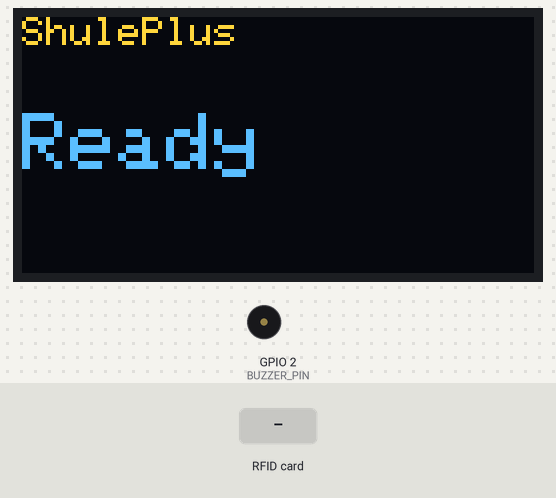
This sketch was run on a simulated Seeed XIAO ESP32-C3. Shown: 128×64 one-colour display, buzzer (waves = sounding, pin HIGH). Inputs (shaded band) come from the test bench. The OLED is the two-colour kind (top 16 rows yellow); what the sketch prints to the serial monitor is not drawn.

Above: at 1.6 s.
1.7 s: RFID card 5E 7A 19 C4 held to the reader
At 2.24 s:
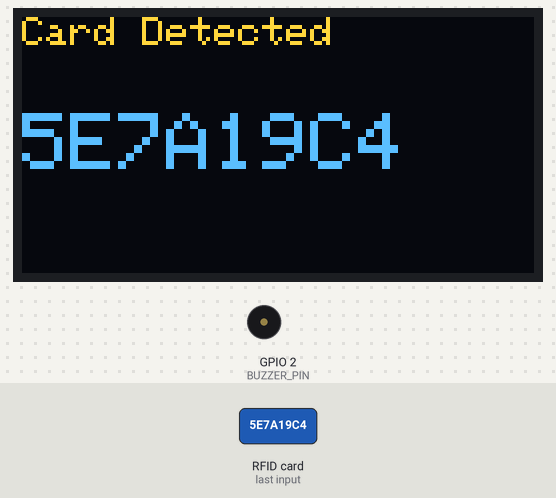
At 3.1 s:
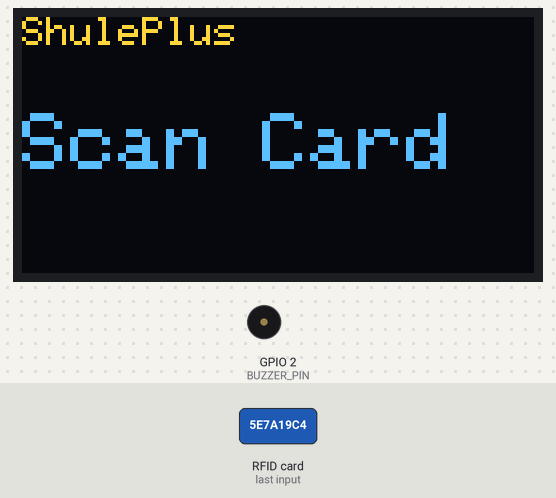
Timing chart, 0 to 4.7 s (numbered marks = the images above; inputs shaded):
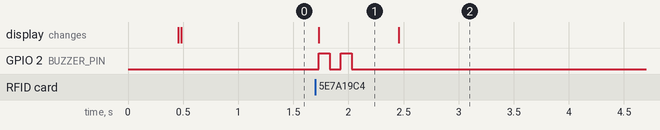

Measured:
- after the input at 1.7 s, GPIO 2 (BUZZER_PIN): alternates HIGH for 0.10 s and LOW for 0.10 s, 4 changes in all, then stays LOW, starting at once; the display: changes at once (image 1)
- what the display in image 1 shows lasts 0.8 s, from 1.7 s to 2.5 s

The sketch:

ShulePlus_Card_Reader.ino
```cpp
/*
 * ShulePlus Card Reader (USB plug-and-play)
 * Hardware: XIAO ESP32-C3 + PN532 RFID + OLED
 *
 * Use in Super Admin → Smart Access to assign or edit student/staff RFID cards.
 * Connect via USB, click "Connect card reader" in Chrome/Edge — no Wi-Fi required.
 *
 * Serial protocol (115200 baud):
 *   CARD:<uid>     - card scanned (UID hex, uppercase)
 *   STEP:READY     - firmware ready
 *   STEP:SCANNING  - waiting for card
 *   STEP:DETECTED  - card read OK
 */

#include <Wire.h>
#include <SPI.h>
#include <Adafruit_GFX.h>
#include <Adafruit_SSD1306.h>
#include <Adafruit_PN532.h>

// ============================================================
// PINS - XIAO ESP32-C3 + PN532 + OLED
// ============================================================

// OLED
constexpr uint8_t OLED_SDA = 6;
constexpr uint8_t OLED_SCL = 7;
constexpr uint8_t OLED_I2C_ADDRESS = 0x3C;
constexpr uint32_t OLED_I2C_CLOCK = 100000;

// PN532 SPI
constexpr uint8_t PN532_SCK  = 8;
constexpr uint8_t PN532_MISO = 9;
constexpr uint8_t PN532_MOSI = 10;
constexpr uint8_t PN532_SS   = 21;

// Buzzer
constexpr uint8_t BUZZER_PIN = 2;

// ============================================================
// OLED
// ============================================================

Adafruit_SSD1306 oled(
  128,
  64,
  &Wire,
  -1
);

bool oledReady = false;

// ============================================================
// PN532
// ============================================================

Adafruit_PN532 rfid_reader(
  PN532_SS,
  &SPI
);

// ============================================================
// GLOBALS
// ============================================================

String lastUid = "";
unsigned long lastScanMs = 0;

constexpr uint32_t CARD_COOLDOWN_MS = 1500;
constexpr uint32_t HEARTBEAT_MS = 30000;

unsigned long lastHeartbeatMs = 0;

// ============================================================
// OLED FUNCTIONS
// ============================================================

void showOLED(const char* topLine, const char* bottomLine) {

  if (!oledReady) {
    return;
  }

  oled.clearDisplay();

  oled.setTextColor(SSD1306_WHITE);

  oled.setTextSize(1);
  oled.setCursor(0, 0);
  oled.println(topLine);

  oled.setTextSize(2);
  oled.setCursor(0, 24);
  oled.println(bottomLine);

  oled.display();
}

void showIdle() {
  showOLED("ShulePlus", "Ready");
}

void showScanning() {
  showOLED("ShulePlus", "Scan Card");
}

void showDetected(const String& uid) {

  if (!oledReady) {
    return;
  }

  oled.clearDisplay();

  oled.setTextColor(SSD1306_WHITE);

  oled.setTextSize(1);
  oled.setCursor(0, 0);
  oled.println("Card Detected");

  oled.setTextSize(2);
  oled.setCursor(0, 24);
  oled.println(uid);

  oled.display();
}

void showError() {
  showOLED("RFID", "Error");
}

// ============================================================
// BUZZER
// ============================================================

void buzzerOn() {
  digitalWrite(BUZZER_PIN, HIGH);
}

void buzzerOff() {
  digitalWrite(BUZZER_PIN, LOW);
}

void beepSuccess() {

  buzzerOn();
  delay(100);
  buzzerOff();

  delay(100);

  buzzerOn();
  delay(100);
  buzzerOff();
}

void beepError() {

  buzzerOn();
  delay(300);
  buzzerOff();
}

// ============================================================
// SERIAL PROTOCOL
// ============================================================

void emitStep(const char* step) {

  Serial.print("STEP:");
  Serial.println(step);
}

void emitCard(const String& uid) {

  Serial.print("CARD:");
  Serial.println(uid);
}

// ============================================================
// UID → HEX
// ============================================================

String uidToHex(uint8_t* uid, uint8_t uidLength) {

  String out = "";

  for (uint8_t i = 0; i < uidLength; i++) {

    if (uid[i] < 0x10) {
      out += "0";
    }

    out += String(uid[i], HEX);
  }

  out.toUpperCase();

  return out;
}

// ============================================================
// SETUP
// ============================================================

void setup() {

  // ----------------------------------------------------------
  // Buzzer
  // ----------------------------------------------------------

  pinMode(BUZZER_PIN, OUTPUT);
  buzzerOff();

  // ----------------------------------------------------------
  // Serial
  // ----------------------------------------------------------

  Serial.begin(115200);

  delay(400);

  // ----------------------------------------------------------
  // OLED
  // ----------------------------------------------------------

  Wire.begin(OLED_SDA, OLED_SCL);
  Wire.setClock(OLED_I2C_CLOCK);

  if (oled.begin(
        SSD1306_SWITCHCAPVCC,
        OLED_I2C_ADDRESS
      )) {

    oledReady = true;

    oled.clearDisplay();
    oled.setTextColor(SSD1306_WHITE);

    oled.setTextSize(1);
    oled.setCursor(0, 0);
    oled.println("ShulePlus");

    oled.setTextSize(2);
    oled.setCursor(0, 24);
    oled.println("Starting");

    oled.display();

  } else {

    oledReady = false;
  }

  // ----------------------------------------------------------
  // PN532 SPI
  // ----------------------------------------------------------

  SPI.begin(
    PN532_SCK,
    PN532_MISO,
    PN532_MOSI,
    PN532_SS
  );

  rfid_reader.begin();

  uint32_t firmwareVersion =
    rfid_reader.getFirmwareVersion();

  if (!firmwareVersion) {

    showError();

    emitStep("RFID_INIT_FAILED");

    beepError();

    while (true) {
      delay(1000);
    }
  }

  rfid_reader.SAMConfig();

  // ----------------------------------------------------------
  // READY
  // ----------------------------------------------------------

  showIdle();

  emitStep("READY");
  emitStep("SCANNING");
}

// ============================================================
// LOOP
// ============================================================

void loop() {

  const unsigned long now = millis();

  // ----------------------------------------------------------
  // Heartbeat
  // ----------------------------------------------------------

  if (now - lastHeartbeatMs >= HEARTBEAT_MS) {

    lastHeartbeatMs = now;

    emitStep("SCANNING");
  }

  // ----------------------------------------------------------
  // Read PN532 card
  // ----------------------------------------------------------

  uint8_t uid[7];
  uint8_t uidLength;

  bool cardFound =
    rfid_reader.readPassiveTargetID(
      PN532_MIFARE_ISO14443A,
      uid,
      &uidLength,
      100
    );

  if (!cardFound) {
    return;
  }

  // ----------------------------------------------------------
  // Convert UID
  // ----------------------------------------------------------

  String cardUid =
    uidToHex(uid, uidLength);

  // ----------------------------------------------------------
  // Validate UID
  // ----------------------------------------------------------

  if (cardUid.length() < 4) {

    showError();

    beepError();

    emitStep("INVALID_CARD");

    delay(300);

    showScanning();

    return;
  }

  // ----------------------------------------------------------
  // Prevent duplicate scans
  // ----------------------------------------------------------

  if (
    cardUid == lastUid &&
    (now - lastScanMs) < CARD_COOLDOWN_MS
  ) {
    return;
  }

  lastUid = cardUid;
  lastScanMs = now;

  // ----------------------------------------------------------
  // Card detected
  // ----------------------------------------------------------

  showDetected(cardUid);

  beepSuccess();

  emitStep("DETECTED");

  emitCard(cardUid);

  // ----------------------------------------------------------
  // Return to scanning
  // ----------------------------------------------------------

  delay(400);

  showScanning();

  emitStep("SCANNING");
}
```
